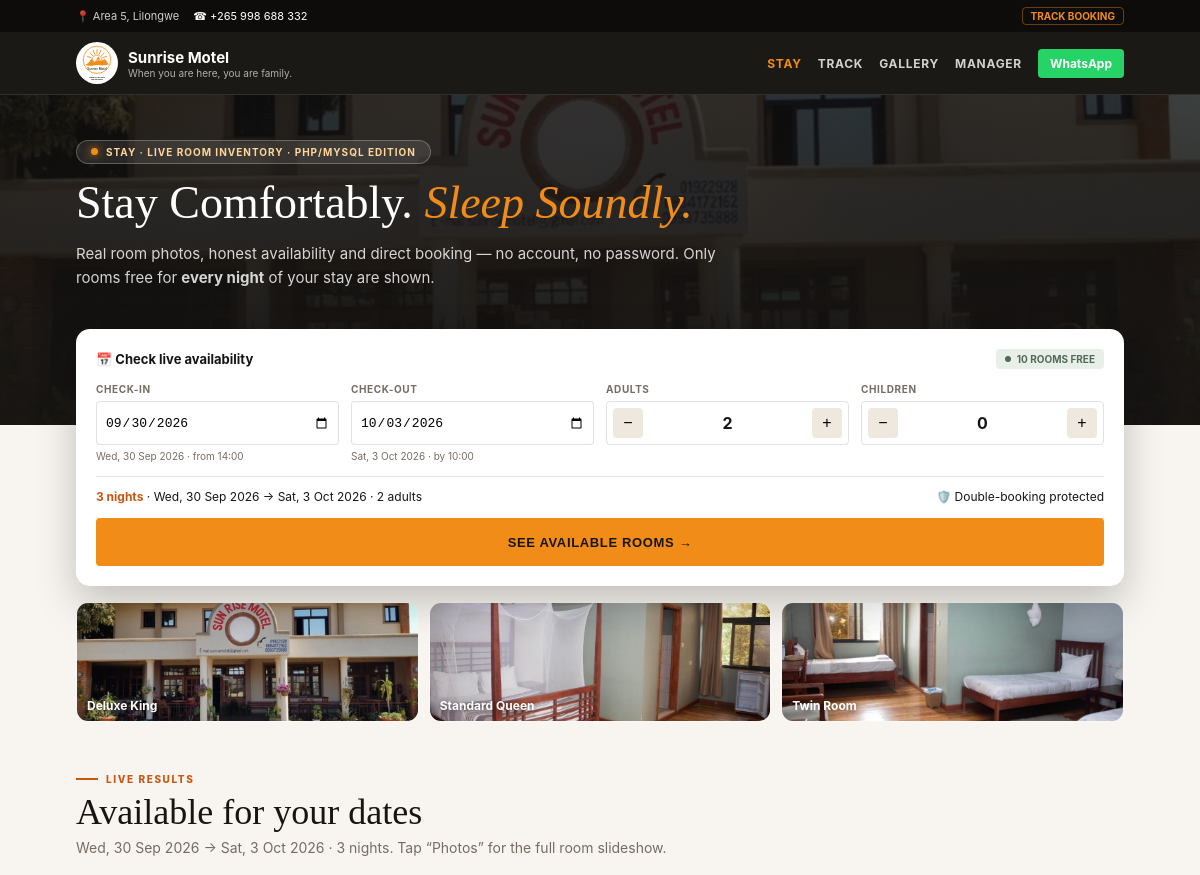
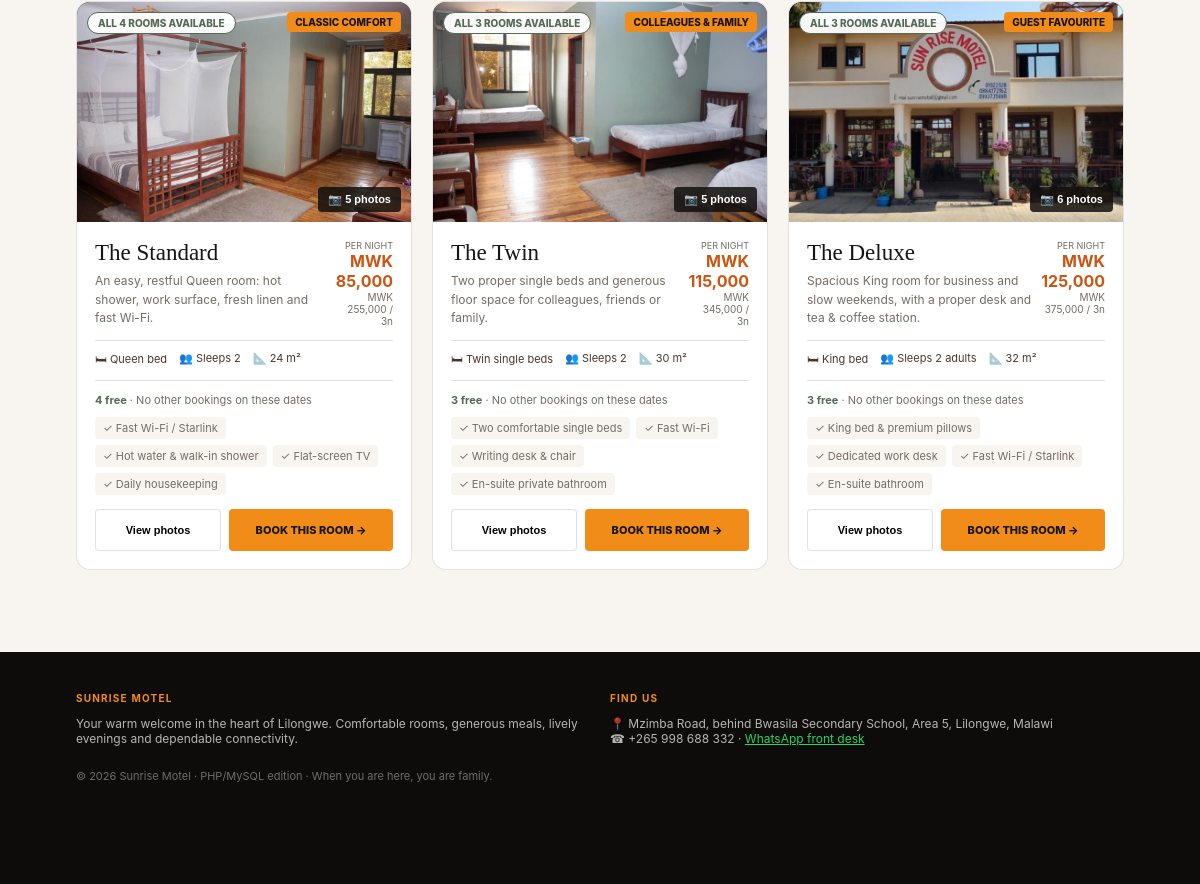
The page /php-mysql/index.php on the database its author committed (2 pictures, top to bottom).
### tables this page shows
CREATE TABLE IF NOT EXISTS `room_types` (
  `id` VARCHAR(64) PRIMARY KEY,
  `name` VARCHAR(120) NOT NULL,
  `slug` VARCHAR(120) NOT NULL UNIQUE,
  `description` TEXT NOT NULL,
  `rate` INT NOT NULL,
  `total_inventory` INT NOT NULL DEFAULT 3,
  `bed` VARCHAR(80) NOT NULL,
  `sleeps` VARCHAR(80) NOT NULL,
  `size` VARCHAR(80) NOT NULL,
  `badge` VARCHAR(80) NULL,
  `features_json` TEXT NOT NULL,
  `images_json` TEXT NOT NULL,
  `is_active` TINYINT(1) NOT NULL DEFAULT 1,
  `created_at` DATETIME NOT NULL DEFAULT CURRENT_TIMESTAMP
);

### php-mysql/config.php (called while the page is built, shortened)
<?php
function formatMwk($amount) {
    return 'MWK ' . number_format((int)$amount, 0);
}
function todayPlus($days) {
    $d = new DateTime('today', new DateTimeZone('Africa/Blantyre'));
    $d->modify('+' . (int)$days . ' days');
    return $d->format('Y-m-d');
}
function validDate($s) {
    [$y, $m, $d] = array_map('intval', explode('-', $s));
    return checkdate($m, $d, $y);
}
function nightsBetween($in, $out) {
    $n = (int)round((strtotime($out) - strtotime($in)) / 86400);
    return max(1, $n);
}
function friendlyDate($iso) {
    return date('D, j M Y', strtotime($iso));
}
function roomImages($row) {
    $imgs = json_decode($row['images_json'] ?? '[]', true);
    return $imgs;
}
function roomFeatures($row) {
    $f = json_decode($row['features_json'] ?? '[]', true);
    return is_array($f) ? $f : [];
}

### php-mysql/index.php (the view, shortened to what this page needs)
<?php
require_once __DIR__ . '/config.php';
$pdo = getDbConnection();
$today = todayPlus(0);
$checkIn = (isset($_GET['checkIn']) && validDate($_GET['checkIn'])) ? $_GET['checkIn'] : todayPlus(1);
$checkOut = (isset($_GET['checkOut']) && validDate($_GET['checkOut'])) ? $_GET['checkOut'] : todayPlus(4);
$adults = max(1, min(6, (int)($_GET['adults'] ?? 2)));
$children = max(0, min(4, (int)($_GET['children'] ?? 0)));
$nights = nightsBetween($checkIn, $checkOut);
$rooms = $pdo->query("SELECT * FROM room_types WHERE is_active = 1 ORDER BY rate ASC")->fetchAll();
$map = [];
$totalFree = 0;
foreach ($rooms as $r) $totalFree += max(0, $r['total_inventory'] - ($map[$r['id']] ?? 0));
?>
<!DOCTYPE html>
<html lang="en">
<head>
<link rel="stylesheet" href="assets/style.css">
</head>
<body>
<div class="topbar"><div class="wrap">
  <span>📍 Area 5, Lilongwe</span>
  <a href="tel:+265998688332">☎ +265 998 688 332</a>
  <a class="pill" href="track.php">Track booking</a>
</div></div>
<header class="site-header"><div class="wrap">
  <a class="brand" href="index.php"><img src="images/sunrise-logo.svg" alt="Sunrise Motel logo"><span><strong>Sunrise Motel</strong><small>When you are here, you are family.</small></span></a>
  <nav class="nav">
    <a href="index.php" class="active">Stay</a>
    <a href="track.php">Track</a>
    <a href="gallery.php">Gallery</a>
    <a href="admin.php">Manager</a>
  </nav>
  <a class="wa-btn" href="https://wa.me/<?= MOTEL_WHATSAPP ?>?text=Hello%20Sunrise%20Motel" target="_blank" rel="noreferrer">WhatsApp</a>
</div></header>
<section class="hero">
  <div class="hero-bg" style="background-image:url('images/deluxe-main.jpg')"></div>
  <div class="hero-shade"></div>
  <div class="wrap">
    <span class="badge-pill"><span class="dot"></span> STAY · LIVE ROOM INVENTORY · PHP/MYSQL EDITION</span>
    <h1>Stay Comfortably. <em>Sleep Soundly.</em></h1>
    <p class="lead">Real room photos, honest availability and direct booking — no account, no password. Only rooms free for <strong>every night</strong> of your stay are shown.</p>
  </div>
</section>
<div class="wrap">
  <form method="GET" class="search-card" id="searchCard">
    <div class="search-head"><span>📅 Check live availability</span><span class="live"><i></i><?= $totalFree ?> rooms free</span></div>
    <div class="fields">
      <div class="field"><label>Check-in</label><input type="date" name="checkIn" value="<?= htmlspecialchars($checkIn) ?>" min="<?= $today ?>" required><small><?= friendlyDate($checkIn) ?> · from 14:00</small></div>
      <div class="field"><label>Check-out</label><input type="date" name="checkOut" value="<?= htmlspecialchars($checkOut) ?>" min="<?= htmlspecialchars($checkIn) ?>" required><small><?= friendlyDate($checkOut) ?> · by 10:00</small></div>
      <div class="field"><label>Adults</label><div class="stepper"><button type="button" data-step="adults:-1">−</button><span id="adultsLabel"><?= $adults ?></span><button type="button" data-step="adults:1">+</button></div><input type="hidden" name="adults" id="adultsInput" value="<?= $adults ?>"></div>
      <div class="field"><label>Children</label><div class="stepper"><button type="button" data-step="children:-1">−</button><span id="childrenLabel"><?= $children ?></span><button type="button" data-step="children:1">+</button></div><input type="hidden" name="children" id="childrenInput" value="<?= $children ?>"></div>
    </div>
    <div class="summary-strip">
      <span><strong><?= $nights ?> night<?= $nights > 1 ? 's' : '' ?></strong> · <?= friendlyDate($checkIn) ?> → <?= friendlyDate($checkOut) ?> · <?= $adults ?> adult<?= $adults > 1 ? 's' : '' ?><?= $children ? " · $children child" . ($children > 1 ? 'ren' : '') : '' ?></span>
      <span>🛡️ Double-booking protected</span>
    </div>
    <button class="btn-primary" type="submit">See available rooms →</button>
  </form>
  <div class="photo-strip">
    <a href="#rooms"><img src="images/deluxe-main.jpg" alt="Deluxe King room"><span>Deluxe King</span></a>
    <a href="#rooms"><img src="images/hero-standard.jpg" alt="Standard Queen room"><span>Standard Queen</span></a>
    <a href="#rooms"><img src="images/twin-main.jpg" alt="Twin room"><span>Twin Room</span></a>
  </div>
</div>
<section class="section" id="rooms"><div class="wrap">
  <span class="eyebrow">Live results</span>
  <h2>Available for your dates</h2>
  <p style="color:#756c64;font-size:14px;margin:4px 0 0;"><?= friendlyDate($checkIn) ?> → <?= friendlyDate($checkOut) ?> · <?= $nights ?> night<?= $nights > 1 ? 's' : '' ?>. Tap “Photos” for the full room slideshow.</p>
  <div class="rooms">
  <?php foreach ($rooms as $r):
    $images = roomImages($r); $features = roomFeatures($r);
    $booked = $map[$r['id']] ?? 0;
    $avail = max(0, (int)$r['total_inventory'] - $booked);
    $sold = $avail <= 0;
    $cls = $sold ? 'sold' : ($avail === 1 ? 'low' : '');
    $txt = $sold ? 'Fully booked for these dates' : ($booked === 0 ? "All {$r['total_inventory']} rooms available" : ($avail === 1 ? "Only 1 of {$r['total_inventory']} left" : "$avail of {$r['total_inventory']} available"));
  ?>
    <article class="room">
      <div class="room-photo">
        <img src="<?= htmlspecialchars($images[0]) ?>" alt="<?= htmlspecialchars($r['name']) ?> at Sunrise Motel" loading="lazy">
        <span class="chip <?= $cls ?>"><?= htmlspecialchars($txt) ?></span>
        <?php if ($r['badge']): ?><span class="badge-tag"><?= htmlspecialchars($r['badge']) ?></span><?php endif; ?>
        <button class="photos-btn" data-room="<?= htmlspecialchars($r['id']) ?>">📷 <?= count($images) ?> photos</button>
      </div>
      <div class="room-body">
        <div class="rate-row">
          <div><h3><?= htmlspecialchars($r['name']) ?></h3><p class="desc"><?= htmlspecialchars($r['description']) ?></p></div>
          <div class="rate"><small>Per night</small><strong><?= formatMwk($r['rate']) ?></strong><em><?= formatMwk($r['rate'] * $nights) ?> / <?= $nights ?>n</em></div>
        </div>
        <div class="specs"><span>🛏 <?= htmlspecialchars($r['bed']) ?></span><span>👥 <?= htmlspecialchars($r['sleeps']) ?></span><span>📐 <?= htmlspecialchars($r['size']) ?></span></div>
        <div class="meta"><?= $sold ? '<b class="bad">No rooms free for these nights</b>' : "<b class=\"ok\">$avail free</b>" ?> · <?= $booked === 0 ? 'No other bookings on these dates' : "$booked already booked" ?></div>
        <div class="pills"><?php foreach (array_slice($features, 0, 4) as $f): ?><span>✓ <?= htmlspecialchars($f) ?></span><?php endforeach; ?></div>
        <div class="room-actions">
          <button class="btn-ghost" data-room="<?= htmlspecialchars($r['id']) ?>">View photos</button>
          <?php if ($sold): ?><span class="btn-book disabled">Fully booked</span>
          <?php else: ?><a class="btn-book" href="booking.php?room=<?= urlencode($r['id']) ?>&in=<?= urlencode($checkIn) ?>&out=<?= urlencode($checkOut) ?>&adults=<?= $adults ?>&children=<?= $children ?>">Book this room →</a><?php endif; ?>
        </div>
      </div>
    </article>
  <?php endforeach; ?>
  </div>
</div></section>
<footer class="footer"><div class="wrap">
  <div class="cols">
    <div><h4>SUNRISE MOTEL</h4><p>Your warm welcome in the heart of Lilongwe. Comfortable rooms, generous meals, lively evenings and dependable connectivity.</p></div>
    <div><h4>FIND US</h4><p>📍 <?= MOTEL_LOCATION ?><br>☎ <?= MOTEL_PHONE ?> · <a style="color:#25d366" href="https://wa.me/<?= MOTEL_WHATSAPP ?>">WhatsApp front desk</a></p></div>
  </div>
  <p style="font-size:11px;color:rgba(255,255,255,.4)">© 2026 Sunrise Motel · PHP/MySQL edition · When you are here, you are family.</p>
</div></footer>
</body>
</html>

### rows shown on the page
room_types: shows a picture, txt "ALL 4 ROOMS AVAILABLE", badge "CLASSIC COMFORT", images_json "5", name "The Standard", description "An easy, restful Queen room: hot shower, work surface, fresh linen and fast Wi-Fi.", rate "MWK 85,000", formatMwk($r['rate']*$nights) "MWK 255,000", bed "Queen bed", sleeps "Sleeps 2", size "24 m²", total_inventory "4", shows "No other bookings on these dates", features_json "Fast Wi-Fi / Starlink", features_json "Hot water & walk-in shower", features_json "Flat-screen TV", features_json "Daily housekeeping"
room_types: shows a picture, txt "ALL 3 ROOMS AVAILABLE", badge "COLLEAGUES & FAMILY", images_json "5", name "The Twin", description "Two proper single beds and generous floor space for colleagues, friends or family.", rate "MWK 115,000", formatMwk($r['rate']*$nights) "MWK 345,000", bed "Twin single beds", sleeps "Sleeps 2", size "30 m²", total_inventory "3", shows "No other bookings on these dates", features_json "Two comfortable single beds", features_json "Fast Wi-Fi", features_json "Writing desk & chair", features_json "En-suite private bathroom"
room_types: shows a picture, txt "ALL 3 ROOMS AVAILABLE", badge "GUEST FAVOURITE", images_json "6", name "The Deluxe", description "Spacious King room for business and slow weekends, with a proper desk and tea & coffee station.", rate "MWK 125,000", formatMwk($r['rate']*$nights) "MWK 375,000", bed "King bed", sleeps "Sleeps 2 adults", size "32 m²", total_inventory "3", shows "No other bookings on these dates", features_json "King bed & premium pillows", features_json "Dedicated work desk", features_json "Fast Wi-Fi / Starlink", features_json "En-suite bathroom"

### other values the page prints
$totalFree "10"
friendlyDate($checkIn) "Wed, 30 Sep 2026"
friendlyDate($checkOut) "Sat, 3 Oct 2026"
$adults "2"
$children "0"
$nights "3"
MOTEL_LOCATION "Mzimba Road, behind Bwasila Secondary School, Area 5, Lilongwe, Malawi"
MOTEL_PHONE "+265 998 688 332"
